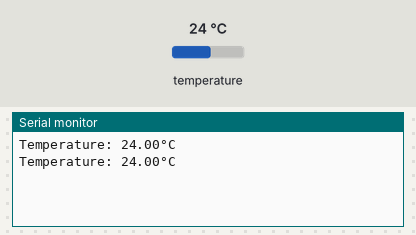
Bench run of a sketch on a simulated Arduino Uno, built with avr-gcc and run on an emulated ATmega328P. Parts: the last lines printed to the serial monitor. The inputs (shaded band) are chosen by the test bench; at power-on: temperature 24 °C.

Above: at 3.8 s.
3.9 s: temperature set to 12 °C
At 6.4 s:
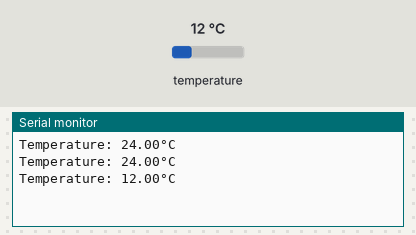
7.8 s: temperature set to 19 °C
At 9.9 s:
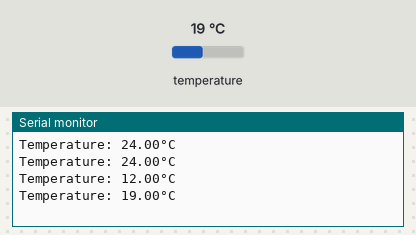
Timing chart, 0 to 11.4 s (numbered marks = the images above; inputs shaded):
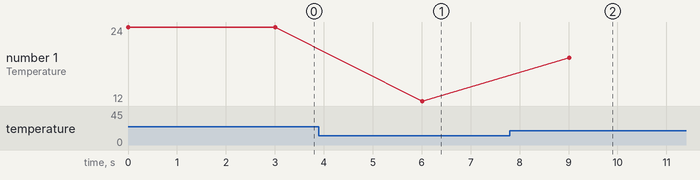

The sketch:

class3_temp_hum.ino
```cpp
// made dht using the concept of user defined function.
#include <Adafruit_Sensor.h>
#include <DHT.h>
#include <DHT_U.h>

#define DHTPIN 2
#define DHTTYPE DHT11


DHT_Unified dht(DHTPIN, DHTTYPE);

void setup() {
  Serial.begin(9600);
  dht.begin();
}
void loop() {
  temp();
  delay(3000);
}
int temp() {
  sensors_event_t event;
  dht.temperature().getEvent(&event);
  if (isnan(event.temperature)) {
    Serial.println(F("Error reading temperature!"));
  } else {
    Serial.print(F("Temperature: "));
    Serial.print(event.temperature);
    Serial.println(F("°C"));
  }
}
int hum() {
  sensors_event_t event;

  dht.humidity().getEvent(&event);
  if (isnan(event.relative_humidity)) {
    Serial.println(F("Error reading humidity!"));
  } else {
    Serial.print(F("Humidity: "));
    Serial.print(event.relative_humidity);
    Serial.println(F("%"));
  }
}
```

Measured:
- after the input at 3.9 s, the serial monitor: prints a new line after 2.1 s (image 1)
- after the input at 7.8 s, the serial monitor: prints a new line after 1.2 s (image 2)
- plotted number 1: 24 → 12 after the input at 3.9 s, 12 → 19 after the input at 7.8 s
